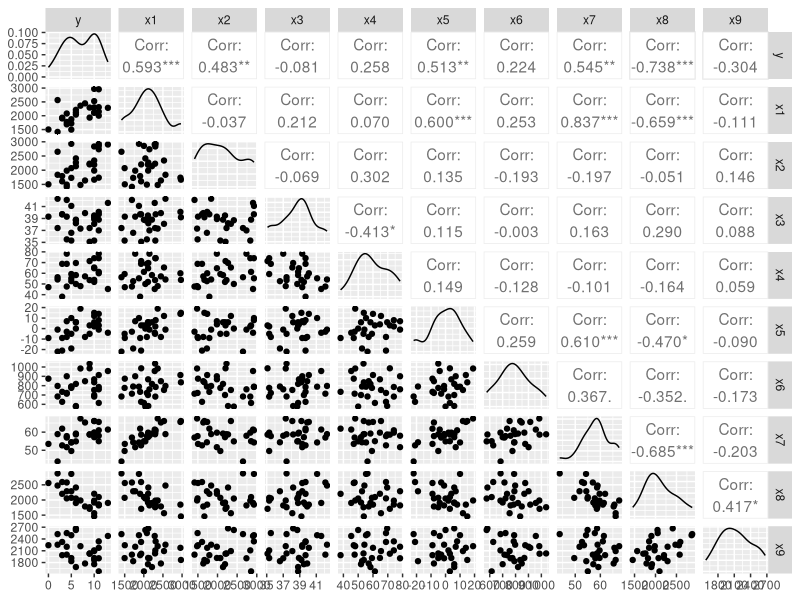
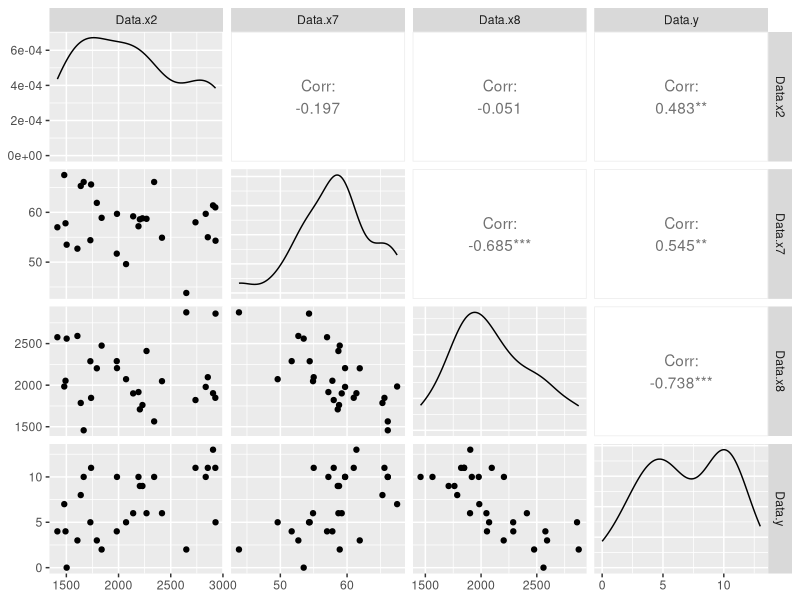
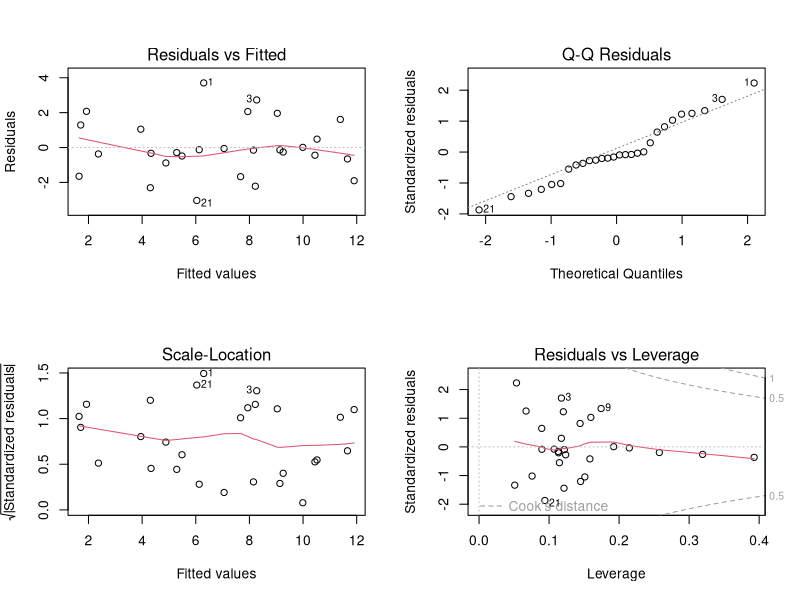
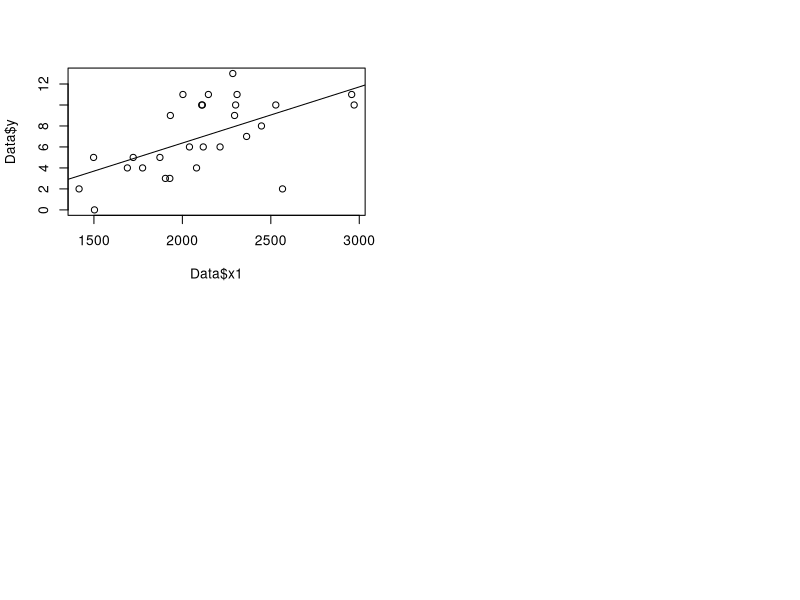

Source code (R) for these figures, in order:
## ---- chunk 1
library(tidyverse)
library(GGally)
## ---- chunk 2
Data<-read.table("nfl.txt", header=TRUE, sep="")
GGally::ggpairs(Data)
#To show separately
#pairs(Data, lower.panel = NULL, main="Scatterplot of Quantitative Variables")
#round(cor(Data),3)
## ---- chunk 3
result<-lm(y~x2+x7+x8, data=Data)
summary(result)
## ---- chunk 4
newdata<-data.frame(x2=2000, x7=48, x8=2350)
predict(result, newdata, level=0.95, interval="prediction")
## ---- chunk 5
#qf for F test
#confidence level, p-1, n-p
qf(0.95,4-1,28-4)
## ---- chunk 6
qt(1-(0.05/2),28-4)
## ---- chunk 7
Data2<-data.frame(Data$x2,Data$x7,Data$x8,Data$y)
GGally::ggpairs(Data2)
par(mfrow=c(2,2))
plot(result)
## ---- chunk 8
result2<-lm(y~x1+x2+x7+x8, data=Data)
summary(result2)
## ---- chunk 9
qt(1-(0.05/2),28-4)
## ---- chunk 10
result3<-lm(y~x1, data=Data)
summary(result3)
## ---- chunk 11
plot(Data$y~Data$x1)
abline(result3)
## ---- chunk 12
cor(cbind(Data$x1,Data$x2,Data$x7,Data$x8))
